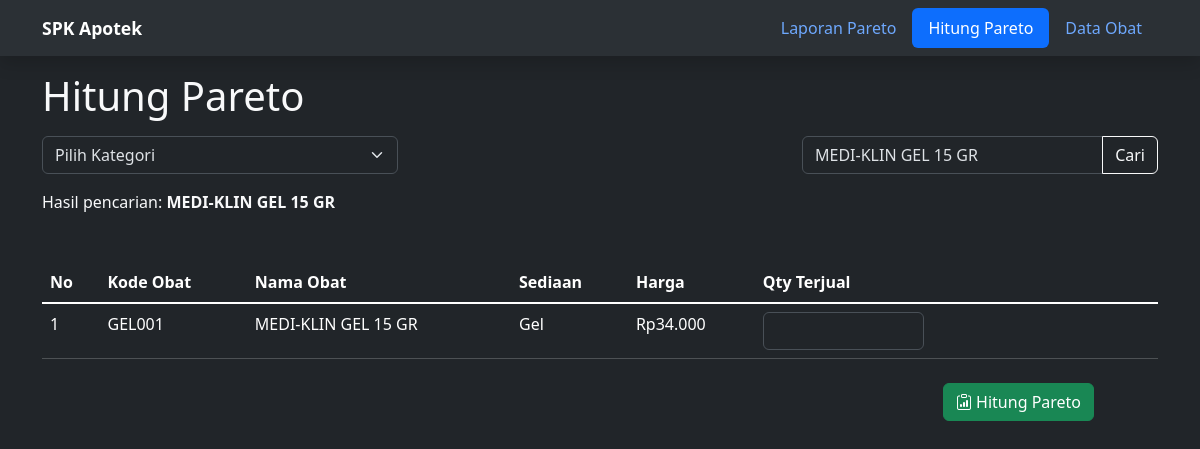
/hitung-pareto.php?cari=MEDI-KLIN GEL 15 GR, run on the app's committed database.
### tables this page shows
create table obat(
kode_obat varchar(20) primary key,
nama_obat varchar(100),
sediaan enum('Tablet', 'Kapsul', 'Pil', 'Serbuk', 'Salep', 'Krim', 'Gel', 'Sirup', 'Suspensi', 'Injeksi', 'Infus', 'Tetes', 'Inhalasi', 'Aerosol'),
harga int
);

### hitung-pareto.php (the view, shortened to what this page needs)
<?php
  include 'koneksi.php';
  $no = 0;
  $cari = isset($_GET['cari']) ? $_GET['cari'] : '';
  $kategori = isset($_GET['kategori']) ? $_GET['kategori'] : '';
  $select_obat = "SELECT * FROM obat WHERE 1";
  if (!empty($cari)) {
    $select_obat .= " AND nama_obat LIKE '%$cari%'";
  }
  $sql_obat = mysqli_query($koneksi, $select_obat);
?>
<!DOCTYPE html>
<html lang="en" data-bs-theme="dark">
<head>
    <link href="https://cdn.jsdelivr.net/npm/bootstrap@5.3.7/dist/css/bootstrap.min.css" rel="stylesheet">
    <link rel="stylesheet" href="https://cdn.jsdelivr.net/npm/bootstrap-icons@1.13.1/font/bootstrap-icons.min.css">
</head>
<body>
  <nav class="navbar bg-body-tertiary mb-5 shadow fixed-top">
    <div class="container">
      <a class="navbar-brand" href="#" style="font-size : 1.1em;">
        <strong>SPK Apotek</strong>
      </a>
      <ul class="nav nav-pills">
        <li class="nav-item">
          <a class="nav-link" href="index.php">Laporan Pareto</a>
        </li>
        <li class="nav-item">
          <a class="nav-link active" aria-current="page" href="#">Hitung Pareto</a>
        </li>
        <li class="nav-item">
          <a class="nav-link" href="tabel-obat.php">Data Obat</a>
        </li>
        </ul>
      </div>
    </nav>
    <div class="container mt-5 pt-4">
        <figure class="text-light">
          <blockquote class="blockquote">
            <h1>Hitung Pareto</h1>
          </blockquote>
        </figure>
       <div class="row justify-content-between">
            <div class="col-4">
              <form method="GET" action="">
                <select class="form-select" name="kategori" onchange="this.form.submit()">
                        <option selected value="">Pilih Kategori</option>
                </select>
                </form>
            </div>
            <div class="col-4">
                <form method="GET" action="">
                    <div class="input-group">
                        <input type="text" class="form-control" name="cari" placeholder="Cari nama obat..." value="<?php if(isset($_GET['cari'])) echo $_GET['cari']; ?>">
                        <button class="btn btn-outline-light" type="submit">Cari</button>
                    </div>
                </form>
            </div>
       </div>
    <?php if (!empty($kategori) || !empty($cari)) { ?>
      <div class="mt-3 text-light">
        <?php if (!empty($cari)) : ?>
          <p>Hasil pencarian: <strong><?= $cari ?></strong></p>
        <?php endif; ?>
      </div>
    <?php } ?>
     <form method="POST" action="proses-pareto.php">
       <table class="table table-hover mt-5 table-dark">
         <thead class="table-dark">
           <tr>
             <th scope="col">No</th>
             <th scope="col">Kode Obat</th>
             <th scope="col">Nama Obat</th>
             <th scope="col">Sediaan</th>
             <th scope="col">Harga</th>
             <th scope="col">Qty Terjual</th>
           </tr>
         </thead>
         <tbody class="table-group-divider">
            <?php
             while ($result = mysqli_fetch_assoc($sql_obat)) {
           ?>
           <tr>
             <td>
               <?php echo ++$no ?>
             </td>
             <td>
               <?php echo $result['kode_obat'] ?>
             </td>
             <td>
               <?php echo $result['nama_obat'] ?>
             </td>
             <td>
               <?php echo $result['sediaan'] ?>
             </td>
             <td>
                Rp<?= number_format($result['harga'], 0, ',', '.') ?>
              </td>
             <td>
               <div class="col-md-5">
                   <input type="number" name="qty[<?= $result['kode_obat'] ?>]" class="form-control">
               </div>
             </td>
           </tr>
          <?php
            }
             ?>
         </tbody>
       </table>
       <div class="container text-center mt-4 mb-4">
           <div class="row">
               <div class="col-9"></div>
               <div class="col-3">
                   <button type="submit" class="btn btn-success">
                   <i class="bi bi-clipboard-data"></i>
                   Hitung Pareto
                   </button>
               </div>
           </div>
       </div>
     </form>
    </div>
</body>
</html>

### data on the page
obat: kode_obat "GEL001", nama_obat "MEDI-KLIN GEL 15 GR", sediaan "Gel", harga "34.000"

### other printed values
$cari "MEDI-KLIN GEL 15 GR"
